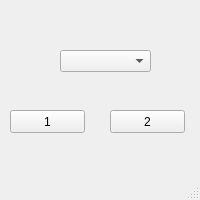
<?xml version="1.0" encoding="UTF-8"?>
<ui version="4.0">
 <class>MainWindow</class>
 <widget class="QMainWindow" name="MainWindow">
  <property name="geometry">
   <rect>
    <x>0</x>
    <y>0</y>
    <width>200</width>
    <height>200</height>
   </rect>
  </property>
  <property name="windowTitle">
   <string>MainWindow</string>
  </property>
  <widget class="QWidget" name="centralwidget">
   <widget class="QComboBox" name="comboBox">
    <property name="geometry">
     <rect>
      <x>60</x>
      <y>50</y>
      <width>91</width>
      <height>22</height>
     </rect>
    </property>
    <property name="currentIndex">
     <number>-1</number>
    </property>
   </widget>
   <widget class="QPushButton" name="pushButton">
    <property name="geometry">
     <rect>
      <x>10</x>
      <y>110</y>
      <width>75</width>
      <height>23</height>
     </rect>
    </property>
    <property name="text">
     <string>1</string>
    </property>
   </widget>
   <widget class="QPushButton" name="pushButton_2">
    <property name="geometry">
     <rect>
      <x>110</x>
      <y>110</y>
      <width>75</width>
      <height>23</height>
     </rect>
    </property>
    <property name="text">
     <string>2</string>
    </property>
   </widget>
  </widget>
  <widget class="QMenuBar" name="menubar">
   <property name="geometry">
    <rect>
     <x>0</x>
     <y>0</y>
     <width>200</width>
     <height>21</height>
    </rect>
   </property>
  </widget>
  <widget class="QStatusBar" name="statusbar"/>
 </widget>
 <resources/>
 <connections/>
</ui>
